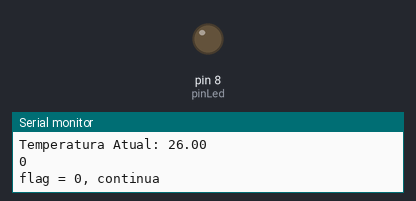
A sketch run on a simulated Arduino Uno, built with avr-gcc and run on an emulated ATmega328P. Shown: output pins drawn as LEDs (lit = HIGH), the last lines printed to the serial monitor.

Above: at 0.1 s.
At 5.2 s:
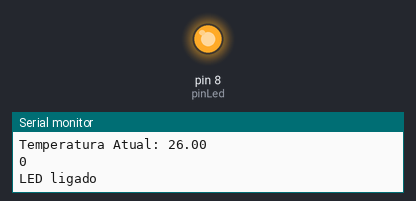
Timing chart, 0 to 6.7 s (numbered marks = the images above):
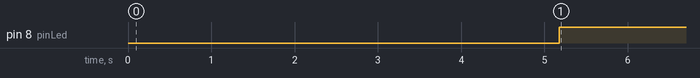

Measured:
- by itself, pin 8 (pinLed): LOW → HIGH at 5.2 s

The sketch:

rtos.ino
```cpp
#include <DHT.h>
#include <Arduino_FreeRTOS.h>
#include <semphr.h>
#include <queue.h>
#include <task.h>

#define DHTPIN 7 /// pino DHT
#define DHTTYPE DHT22 /// DHT 22

SemaphoreHandle_t xSerialSemaphore; ///mutex que vai controlar porta serial

int flag; ///sincroniza as tasks TaskAtual e TaskMedia
int k;    ///contador de preenchimento do buffer
int flag_led; ///flag para sincronizar as tasks TaskMedia e TaskLed

int pinLed = 8;

float media; ///variavel que guarda a media

///vetor que guarda 5 dados lidos do sensor para ser
float bufferTemp[5];

QueueHandle_t structQueue;

/// Estrutura utilizada para ler dados do sensor
struct pinRead {
  int pin; //pino lido da placa
  float value; //valor lido
};

void TaskDigitalRead( void *pvParameters ); ///declaracao das tasks
void TaskAtual( void *pvParameters );
void TaskMedia( void *pvParameters );
void TaskLed( void *pvParameters );

DHT dht(DHTPIN, DHTTYPE); ///declaracao do pino e tipo de sensor

void setup() {

  Serial.begin(9600); ///inicia comunicacao serial

  dht.begin(); ///inicia o DHT22

  pinMode(pinLed, OUTPUT); ///seta o pinLed como saida

  if ( xSerialSemaphore == NULL ) { ///verifica se o semaforo da porta serial ja existe
    xSerialSemaphore = xSemaphoreCreateMutex();  ///cria a mutex que controla a porta serial

    if ( ( xSerialSemaphore ) != NULL )
      xSemaphoreGive( ( xSerialSemaphore ) );  ///torna a porta serial disponivel
  }

  structQueue = xQueueCreate(5, sizeof(struct pinRead));   ///cria a fila de dados

  if (structQueue != NULL) { ///verifica se a fila existe

    xTaskCreate(TaskDigitalRead, "Digital Read", 128, NULL, 2, NULL); ///cria a tarefa produtora de dados da fila

    xTaskCreate(TaskAtual, "Temperatura Atual", 128, NULL, 2, NULL ); ///cria a tarefa para consumir dados da fila

    xTaskCreate(TaskMedia, "Temperatura Media", 128, NULL, 2, NULL ); ///cria a tarefa para cálculo da média

    xTaskCreate(TaskLed, "Liga Led", 128, NULL, 2, NULL ); ///cria a tarefa para ligar o led

  }

  ///escalonador assume

}

void loop() {
  /// Vazio. Tudo é feito nas tasks.
}

///*--------------------------------------------------*/
///*---------------------- Tasks ---------------------*/
///*--------------------------------------------------*/

void TaskDigitalRead( void *pvParameters __attribute__((unused)) )///tarefa que le dados do sensor
{
  TickType_t xLastWakeTime = xTaskGetTickCount();
  const TickType_t xFrequency = 50;
  for (;;) {
    float t; //seria t = dht.readTemperature();, porém a biblioteca nao funciona junto do rtos
    struct pinRead currentPinRead;
    currentPinRead.pin = 7;

    // testa se retorno é valido, caso contrário algo está errado.
    if (isnan(t))
    {
      Serial.println("Failed to read from DHT");
    }

    currentPinRead.value = 26; //adquire temperatura /////////////BIBLIOTECA DHT INCOMPATIVEL COM FREERTOS/////////////////
    /////////////SAO NECESSARIOS VALORES MANUAIS PARA O CODIGO FUNCIONAR/////////

    xQueueSend(structQueue, &currentPinRead, portMAX_DELAY);
    xLastWakeTime = xTaskGetTickCount();
    vTaskDelayUntil( &xLastWakeTime, xFrequency );
    //vTaskDelay(1);  //um tick de atraso (15ms) entre as leituras para estabilidade
  }
}

void TaskAtual( void *pvParameters __attribute__((unused)) ) ///tarefa que consome dado do buffer se disponíve
{
  TickType_t xLastWakeTime = xTaskGetTickCount();
  const TickType_t xFrequency = 50;
  for (;;) {
    struct pinRead currentPinRead;

    if (xQueueReceive(structQueue, &currentPinRead, portMAX_DELAY) == pdPASS) {

      bufferTemp[k] = currentPinRead.value; ///atribui temperatura lida para o buffer

      if (k < 5) { ///verifica se ainda nao foram armazenados 5 dados no buffer da media
        flag = 0; //caso nao, flag continua em 0

        if ( xSemaphoreTake( xSerialSemaphore, ( TickType_t ) 5 ) == pdTRUE ) { ///verifica se o semaforo esta disponivel; se sim, continua

          Serial.print("Temperatura Atual: ");
          Serial.println(currentPinRead.value);  ///imprime no monitor serial o valor lido
          Serial.println(k); ///posicao do buffer no momento
          xSemaphoreGive( xSerialSemaphore ); ///libera a porta serial
          k++;   ///incrementa a variavel de controle do buffer
        }
      } else {  ///caso o contador atinja 5 (fila cheia)
        flag = 1; /// flag = 1 e a media pode ser calculada
      }
    }

    xLastWakeTime = xTaskGetTickCount();
    vTaskDelayUntil( &xLastWakeTime, xFrequency );
  }
}

void TaskMedia( void *pvParameters __attribute__((unused)) ) ///tarefa que consome o buffer para calculo
{
  TickType_t xLastWakeTime = xTaskGetTickCount();
  const TickType_t xFrequency = 50;
  for (;;) {

    float acumulado; ///guarda o total de dados do buffer

    if (flag == 1) { ///verifica se a flag foi alterada

      for (int j = 0; j < 5; j++) {
        acumulado = acumulado + bufferTemp[j];
      }
      media = acumulado / 5; ///calcula media

      flag_led = 1; ///sincroniza com a TaskLed

      flag = 0; ///dados do buffer consumidos, flag resetada
      k = 0;  ///reseta variavel de controle do buffer

      if ( xSemaphoreTake( xSerialSemaphore, ( TickType_t ) 5 ) == pdTRUE ) {  ///verifica se o semaforo esta disponivel

        Serial.print("Media: "); ///imprime a media no monitor serial
        Serial.println(media);

        acumulado = 0; ///reseta total

        xSemaphoreGive( xSerialSemaphore ); ///libera serial
      }
    }
    else {
      flag = 0;
    } ///nao calcula media se nao foram lidos 5 valores

    xLastWakeTime = xTaskGetTickCount();
    vTaskDelayUntil( &xLastWakeTime, xFrequency );
  }
}

void TaskLed( void *pvParameters __attribute__((unused)) ) {
  TickType_t xLastWakeTime = xTaskGetTickCount();
  const TickType_t xFrequency = 50;
  for (;;)
  {
    //Serial.println("teste1"); //debug

    if (flag_led == 1) {
      //Serial.println("entrou"); //debug

      if (media >= 24) { //se a temperatura media for maior que 24, liga o led
        digitalWrite(pinLed, HIGH); ///liga led
        Serial.println("LED ligado");
        flag_led = 0;
      } else if (media <= 19) {
        digitalWrite(pinLed, LOW);
        Serial.println("LED desligado");

        flag_led = 0;
      }
    } else Serial.println("flag = 0, continua"); //debug

    xLastWakeTime = xTaskGetTickCount();
    vTaskDelayUntil( &xLastWakeTime, xFrequency );
  }
}
```
